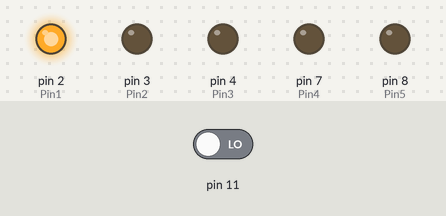
This sketch was run on a simulated Arduino Uno, built with avr-gcc and run on an emulated ATmega328P. On the bench: output pins drawn as LEDs (lit = HIGH). The inputs (shaded band) are chosen by the test bench; at power-on: pin 11 LOW.

Above: at 1.2 s.
1.3 s: pin 11 driven HIGH
At 2.1 s:
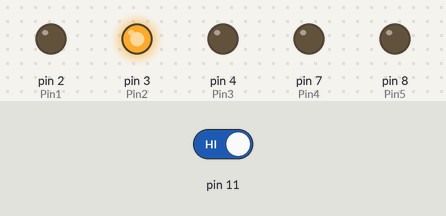
4.3 s: pin 11 driven LOW
At 4.8 s:
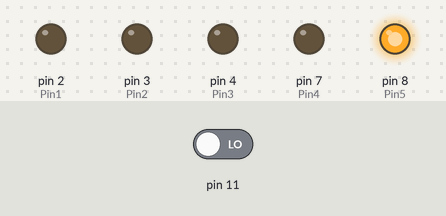
5.8 s: pin 11 driven HIGH
At 6.6 s:
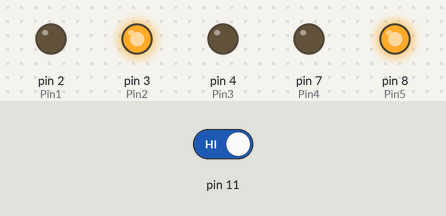
Timing chart, 0 to 14.8 s (numbered marks = the images above; inputs shaded):
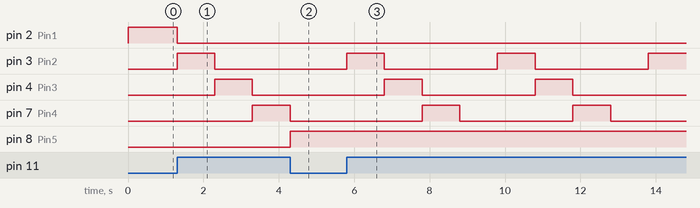

Measured:
- after the input at 1.3 s, pin 2 (Pin1): HIGH → LOW at once; pin 3 (Pin2): LOW → HIGH at once, → LOW 1.0 s later; pin 4 (Pin3): LOW → HIGH after 1.0 s, → LOW 1.0 s later; pin 7 (Pin4): LOW → HIGH after 2.0 s
- after the input at 4.3 s, pin 3 (Pin2): stays LOW (without the input it goes to HIGH after 1.0 s)
- after the input at 5.8 s, pin 3 (Pin2): alternates HIGH for 1.0 s and LOW for 3.0 s, starting at once; pin 4 (Pin3): alternates HIGH for 1.0 s and LOW for 3.0 s, starting after 1.0 s; pin 7 (Pin4): alternates HIGH for 1.0 s and LOW for 3.0 s, starting after 2.0 s

The sketch:

Button_Pulse_Train.ino
```cpp
/*
 * Jerrys first program
 * The train
 */
int Pin1 =2;
int Pin2 =3;
int Pin3 =4;
int Pin4 =7;
int Pin5 =8;
bool left = true;

void setup() {
  // put your setup code here, to run once:
  pinMode(Pin1, OUTPUT);
  pinMode(Pin2, OUTPUT);
  pinMode(Pin3, OUTPUT);
  pinMode(Pin4, OUTPUT);
  pinMode(Pin5, OUTPUT);
  digitalWrite(Pin1, HIGH);
  digitalWrite(Pin2, LOW);
  digitalWrite(Pin3, LOW);
  digitalWrite(Pin4, LOW);
  digitalWrite(Pin5, LOW);


}

void loop() {
  // put your main code here, to run repeatedly:
  if(digitalRead(11) == HIGH){
    digitalWrite(Pin1, LOW);
    digitalWrite(Pin2, HIGH);
    delay(1000);
    digitalWrite(Pin2, LOW);
    digitalWrite(Pin3, HIGH);
    delay(1000);
    digitalWrite(Pin3, LOW);
    digitalWrite(Pin4, HIGH);
    delay(1000);
    digitalWrite(Pin4, LOW);
    digitalWrite(Pin5, HIGH);
    delay(1000);
  }
  if (false)
  {
    digitalWrite(Pin5, LOW);
    digitalWrite(Pin4, HIGH);
    delay(1000);
    digitalWrite(Pin4, LOW);
    digitalWrite(Pin3, HIGH);
    delay(1000);
    digitalWrite(Pin3, LOW);
    digitalWrite(Pin2, HIGH);
    delay(1000);
    digitalWrite(Pin2, LOW);
    digitalWrite(Pin1, HIGH);
    delay(1000);
    left = true;
  }


}
```
